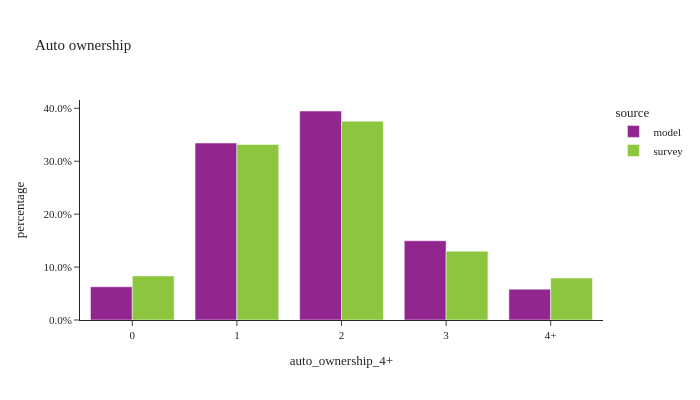

Notebook code for this chart:
### Markdown cell above
## Auto ownership across all households

### Code cell
util.plot_share_barchart(hh_data, 'hh_weight', 'auto_ownership_4+', title="Auto ownership")

### Figure 1 — Plotly figure (JSON) as saved in the notebook; plotly's stock layout.template omitted (floating-point values rounded to 4 significant figures)
{"data": [{"alignmentgroup": "True", "customdata": [[100880], [536770], [633852], [240285], [93476]], "hovertemplate": "source=model<br>auto_ownership_4+=%{x}<br>percentage=%{y}<br>sample_size=%{customdata[0]}<extra></extra>", "legendgroup": "model", "marker": {"color": "#91268F", "pattern": {"shape": ""}}, "name": "model", "offsetgroup": "model", "orientation": "v", "showlegend": true, "textposition": "auto", "type": "bar", "x": ["0", "1", "2", "3", "4+"], "xaxis": "x", "y": [0.06284, 0.3344, 0.3949, 0.1497, 0.05823], "yaxis": "y"}, {"alignmentgroup": "True", "customdata": [[639], [1694], [1114], [289], [134]], "hovertemplate": "source=survey<br>auto_ownership_4+=%{x}<br>percentage=%{y}<br>sample_size=%{customdata[0]}<extra></extra>", "legendgroup": "survey", "marker": {"color": "#8CC63E", "pattern": {"shape": ""}}, "name": "survey", "offsetgroup": "survey", "orientation": "v", "showlegend": true, "textposition": "auto", "type": "bar", "x": ["0", "1", "2", "3", "4+"], "xaxis": "x", "y": [0.08331, 0.3315, 0.3757, 0.1301, 0.07944], "yaxis": "y"}], "layout": {"barmode": "group", "height": 400, "legend": {"title": {"text": "source"}, "tracegroupgap": 0}, "title": {"text": "Auto ownership"}, "width": 700, "xaxis": {"anchor": "y", "domain": [0.0, 1.0], "title": {"text": "auto_ownership_4+"}}, "yaxis": {"anchor": "x", "domain": [0.0, 1.0], "tickformat": ".1%", "title": {"text": "percentage"}}}}
